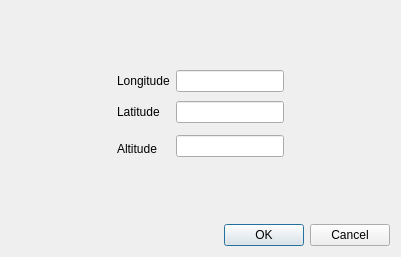
<?xml version="1.0" encoding="UTF-8"?>
<ui version="4.0">
 <class>PclFlagDialog</class>
 <widget class="QDialog" name="PclFlagDialog">
  <property name="geometry">
   <rect>
    <x>0</x>
    <y>0</y>
    <width>400</width>
    <height>257</height>
   </rect>
  </property>
  <property name="windowTitle">
   <string>New Flag</string>
  </property>
  <layout class="QGridLayout" name="gridLayout">
   <item row="0" column="2">
    <spacer name="verticalSpacer">
     <property name="orientation">
      <enum>Qt::Vertical</enum>
     </property>
     <property name="sizeHint" stdset="0">
      <size>
       <width>20</width>
       <height>39</height>
      </size>
     </property>
    </spacer>
   </item>
   <item row="1" column="0">
    <spacer name="horizontalSpacer">
     <property name="orientation">
      <enum>Qt::Horizontal</enum>
     </property>
     <property name="sizeHint" stdset="0">
      <size>
       <width>87</width>
       <height>24</height>
      </size>
     </property>
    </spacer>
   </item>
   <item row="1" column="1">
    <widget class="QLabel" name="lblLongitude">
     <property name="text">
      <string>Longitude</string>
     </property>
    </widget>
   </item>
   <item row="1" column="2">
    <widget class="QLineEdit" name="leLongitude">
     <property name="maximumSize">
      <size>
       <width>120</width>
       <height>16777215</height>
      </size>
     </property>
    </widget>
   </item>
   <item row="1" column="3">
    <spacer name="horizontalSpacer_2">
     <property name="orientation">
      <enum>Qt::Horizontal</enum>
     </property>
     <property name="sizeHint" stdset="0">
      <size>
       <width>87</width>
       <height>24</height>
      </size>
     </property>
    </spacer>
   </item>
   <item row="2" column="0" rowspan="2">
    <spacer name="horizontalSpacer_3">
     <property name="orientation">
      <enum>Qt::Horizontal</enum>
     </property>
     <property name="sizeHint" stdset="0">
      <size>
       <width>87</width>
       <height>20</height>
      </size>
     </property>
    </spacer>
   </item>
   <item row="2" column="1">
    <widget class="QLabel" name="lblLatitude">
     <property name="text">
      <string>Latitude</string>
     </property>
    </widget>
   </item>
   <item row="2" column="2">
    <widget class="QLineEdit" name="leLatitude">
     <property name="maximumSize">
      <size>
       <width>120</width>
       <height>16777215</height>
      </size>
     </property>
    </widget>
   </item>
   <item row="2" column="3">
    <spacer name="horizontalSpacer_4">
     <property name="orientation">
      <enum>Qt::Horizontal</enum>
     </property>
     <property name="sizeHint" stdset="0">
      <size>
       <width>87</width>
       <height>26</height>
      </size>
     </property>
    </spacer>
   </item>
   <item row="3" column="2" rowspan="2">
    <widget class="QLineEdit" name="leAltitude">
     <property name="maximumSize">
      <size>
       <width>120</width>
       <height>16777215</height>
      </size>
     </property>
    </widget>
   </item>
   <item row="3" column="3" rowspan="2">
    <spacer name="horizontalSpacer_6">
     <property name="orientation">
      <enum>Qt::Horizontal</enum>
     </property>
     <property name="sizeHint" stdset="0">
      <size>
       <width>87</width>
       <height>24</height>
      </size>
     </property>
    </spacer>
   </item>
   <item row="4" column="0">
    <spacer name="horizontalSpacer_5">
     <property name="orientation">
      <enum>Qt::Horizontal</enum>
     </property>
     <property name="sizeHint" stdset="0">
      <size>
       <width>87</width>
       <height>24</height>
      </size>
     </property>
    </spacer>
   </item>
   <item row="4" column="1">
    <widget class="QLabel" name="lblAltitude">
     <property name="text">
      <string>Altitude</string>
     </property>
    </widget>
   </item>
   <item row="5" column="0" colspan="4">
    <spacer name="verticalSpacer_3">
     <property name="orientation">
      <enum>Qt::Vertical</enum>
     </property>
     <property name="sizeType">
      <enum>QSizePolicy::Expanding</enum>
     </property>
     <property name="sizeHint" stdset="0">
      <size>
       <width>379</width>
       <height>48</height>
      </size>
     </property>
    </spacer>
   </item>
   <item row="6" column="0">
    <spacer name="horizontalSpacer_7">
     <property name="orientation">
      <enum>Qt::Horizontal</enum>
     </property>
     <property name="sizeHint" stdset="0">
      <size>
       <width>87</width>
       <height>20</height>
      </size>
     </property>
    </spacer>
   </item>
   <item row="6" column="2" colspan="2">
    <widget class="QDialogButtonBox" name="buttonBox">
     <property name="orientation">
      <enum>Qt::Horizontal</enum>
     </property>
     <property name="standardButtons">
      <set>QDialogButtonBox::Cancel|QDialogButtonBox::Ok</set>
     </property>
    </widget>
   </item>
  </layout>
 </widget>
 <resources/>
 <connections>
  <connection>
   <sender>buttonBox</sender>
   <signal>accepted()</signal>
   <receiver>PclFlagDialog</receiver>
   <slot>accept()</slot>
   <hints>
    <hint type="sourcelabel">
     <x>248</x>
     <y>254</y>
    </hint>
    <hint type="destinationlabel">
     <x>157</x>
     <y>274</y>
    </hint>
   </hints>
  </connection>
  <connection>
   <sender>buttonBox</sender>
   <signal>rejected()</signal>
   <receiver>PclFlagDialog</receiver>
   <slot>reject()</slot>
   <hints>
    <hint type="sourcelabel">
     <x>316</x>
     <y>260</y>
    </hint>
    <hint type="destinationlabel">
     <x>286</x>
     <y>274</y>
    </hint>
   </hints>
  </connection>
 </connections>
</ui>
